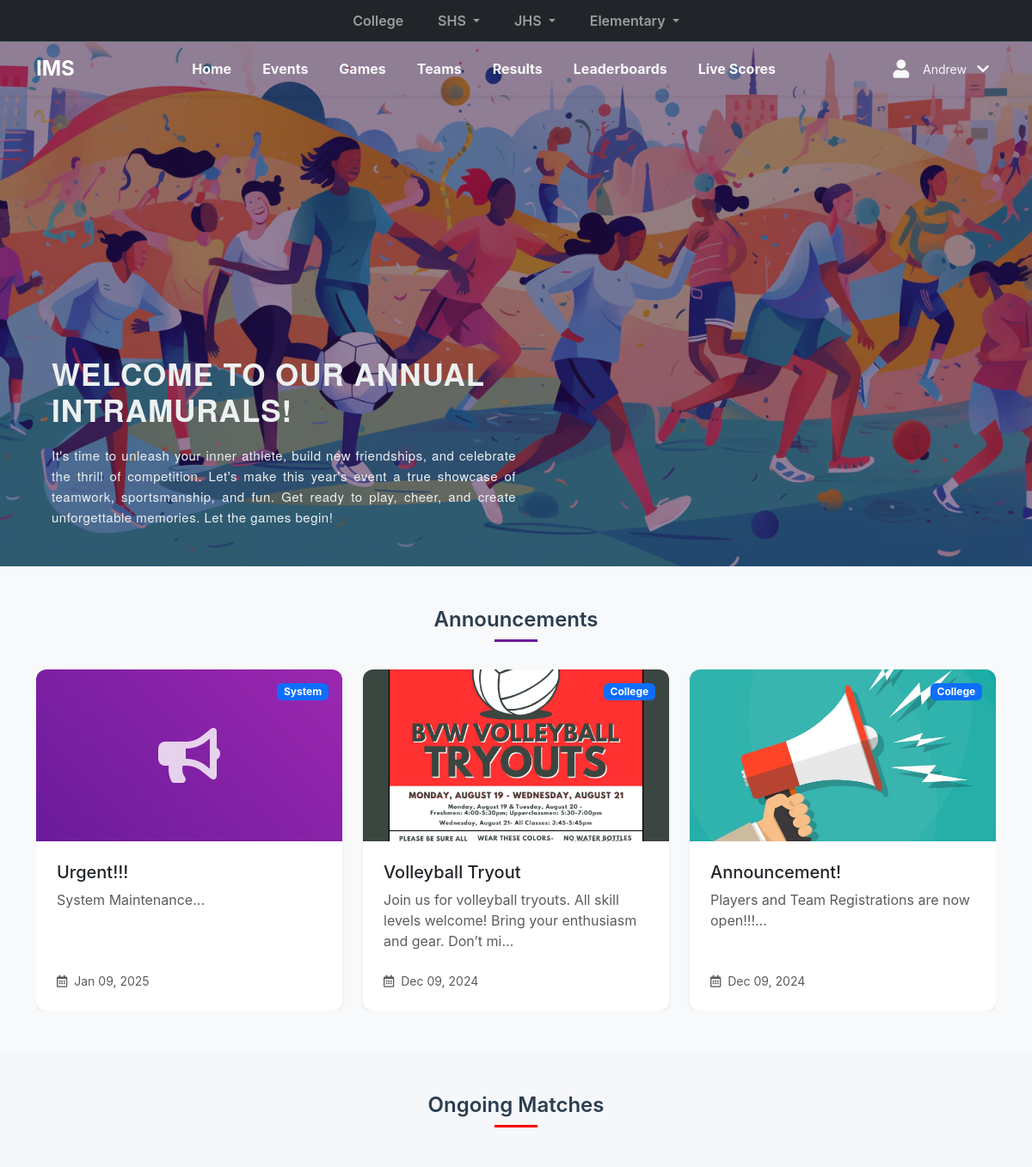
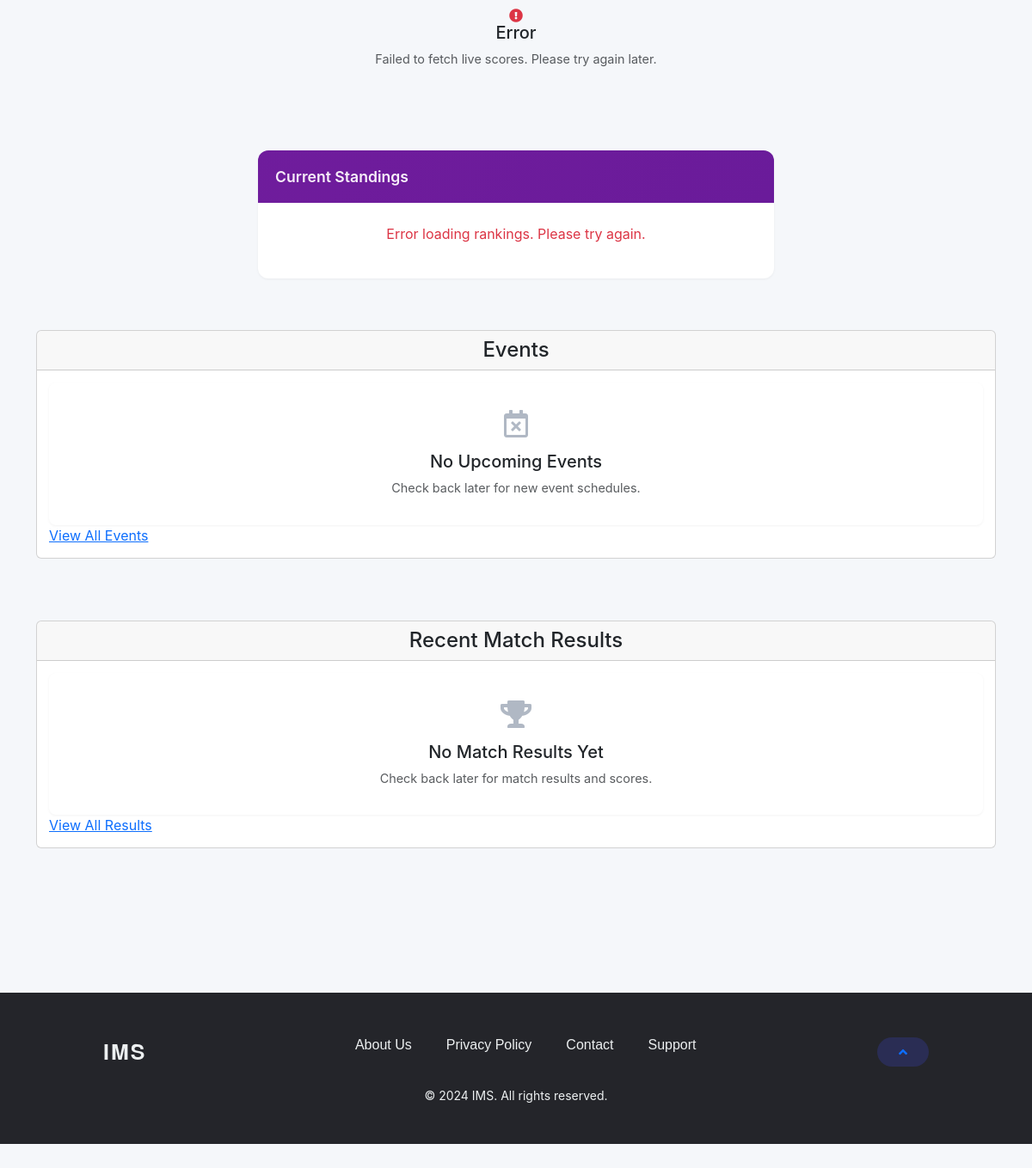
The page /home.php?id=38&school_id=8&department_id=1 (signed in) on the database its author committed (2 pictures, top to bottom).
### tables this page shows
CREATE TABLE `departments` (
  `id` int(11) NOT NULL,
  `department_name` enum('Elementary','JHS','SHS','College','System') NOT NULL,
  `school_id` int(11) DEFAULT NULL
);

CREATE TABLE `announcement` (
  `id` int(11) NOT NULL,
  `title` varchar(255) NOT NULL,
  `message` text NOT NULL,
  `image` varchar(255) DEFAULT NULL,
  `school_id` int(11) DEFAULT NULL,
  `department_id` int(11) NOT NULL,
  `created_at` datetime DEFAULT current_timestamp()
);

### home.php (the view, shortened to what the rows shown need)
<?php
include 'navbarhome.php';
?>
<!DOCTYPE html>
<head>
    <link href="https://cdn.jsdelivr.net/npm/bootstrap@5.3.3/dist/css/bootstrap.min.css" rel="stylesheet">
    <link href="home.css" rel="stylesheet">
    <link rel="stylesheet" href="https://cdnjs.cloudflare.com/ajax/libs/font-awesome/5.15.4/css/all.min.css">
</head>
<body>
    <section class="welcome-hero">
        <div class="hero-overlay">
            <div class="hero-content">
                <h1>Welcome to our Annual Intramurals!</h1>
            </div>
        </div>
    </section>
    <div class="announcement-section py-5 bg-light">
        <div class="container">
            <div id="announcementCarousel" class="carousel slide" data-bs-ride="carousel">
                <div class="carousel-inner">
                    <?php
                    $department_id = isset($_GET['department_id']) ? intval($_GET['department_id']) : 0;
                    $school_id = isset($_GET['school_id']) ? intval($_GET['school_id']) : 0;
                    $query_special = "SELECT a.id, a.title, a.message, a.image, a.created_at, d.department_name
                                  FROM announcement a
                                  LEFT JOIN departments d ON a.department_id = d.id
                                  WHERE a.department_id = 0 AND a.school_id = 0
                                  ORDER BY a.created_at DESC";
                    $query_filtered = "SELECT a.id, a.title, a.message, a.image, a.created_at, d.department_name
                                   FROM announcement a
                                   LEFT JOIN departments d ON a.department_id = d.id
                                   WHERE 1=1";
                    if ($department_id > 0) {
                        $query_filtered .= " AND a.department_id = ?";
                    }
                    if ($school_id > 0) {
                        $query_filtered .= " AND a.school_id = ?";
                    }
                    $query_filtered .= " ORDER BY a.created_at DESC";
                    $stmt_special = $conn->prepare($query_special);
                    if ($stmt_special->execute()) {
                        $special_results = $stmt_special->get_result();
                        $special_cards = [];
                        while ($row = $special_results->fetch_assoc()) {
                            $special_cards[] = $row;
                        }
                    } else {
                        echo '<div class="alert alert-danger">Error loading priority announcements</div>';
                    }
                    $stmt_filtered = $conn->prepare($query_filtered);
                    if ($department_id > 0 || $school_id > 0) {
                        $params = [];
                        $types = '';
                        if ($department_id > 0) {
                            $params[] = $department_id;
                            $types .= "i";
                        }
                        if ($school_id > 0) {
                            $params[] = $school_id;
                            $types .= "i";
                        }
                        $stmt_filtered->bind_param($types, ...$params);
                    }
                    if ($stmt_filtered->execute()) {
                        $filtered_results = $stmt_filtered->get_result();
                        $filtered_cards = [];
                        while ($row = $filtered_results->fetch_assoc()) {
                            $filtered_cards[] = $row;
                        }
                    } else {
                        echo '<div class="alert alert-danger">Error loading filtered announcements</div>';
                    }
                    $cards = array_merge($special_cards, $filtered_cards);
                    if (count($cards) > 0) {
                        $card_groups = array_chunk($cards, 3);
                        foreach ($card_groups as $index => $group) {
                            echo '<div class="carousel-item ' . ($index === 0 ? 'active' : '') . '">
                                <div class="row g-4">';
                            foreach ($group as $row) {
                                $date = new DateTime($row['created_at']);
                                $formatted_date = $date->format('M d, Y');
                                $has_image = !empty($row['image']) && file_exists('uploads/' . $row['image']);
                                echo '<div class="col-md-4">
                                    <a href="announcement_details.php?id=' . $row['id'] . '&school_id=' . $_GET['school_id'] . '&department_id=' . $_GET['department_id'] . '" class="text-decoration-none">
                                    <div class="announcement-card card h-100 shadow-sm hover-lift">
                                        <div class="position-relative">';
                                if ($has_image) {
                                    echo '<img src="uploads/' . htmlspecialchars($row['image']) . '"
                                           class="card-img-top"
                                           style="height: 200px; object-fit: cover;"
                                           alt="' . htmlspecialchars($row['title']) . '">';
                                } else {
                                    echo '<div class="default-announcement-image">
                                        <i class="fas fa-bullhorn"></i>
                                      </div>';
                                }
                                echo ($row['department_name'] ? '<span class="badge bg-primary position-absolute top-0 end-0 m-3">' . htmlspecialchars($row['department_name']) . '</span>' : '') . '
                                        </div>
                                        <div class="card-body p-4">
                                            <h5 class="card-title mb-2 text-truncate">' . htmlspecialchars($row['title']) . '</h5>
                                            <p class="card-text text-muted">' . htmlspecialchars(substr($row['message'], 0, 100)) . '...</p>
                                        </div>
                                        <div class="card-footer bg-transparent border-top-0 p-4 pt-0">
                                            <small class="text-muted">
                                                <i class="far fa-calendar-alt me-2"></i>' . $formatted_date . '
                                            </small>
                                        </div>
                                    </div>
                                    </a>
                                </div>';
                            }
                            echo '</div></div>';
                        }
                    }
                    ?>
                </div>
            </div>
        </div>
    </div>
</body>
</html>

### navbarhome.php (shortened to what the rows shown need)
<?php
$conn = con();
$school_id = isset($_GET['school_id']) ? (int)$_GET['school_id'] : 0;
$departments = [];
if ($school_id > 0) {
    $query = $conn->prepare("SELECT id, department_name FROM departments WHERE school_id = ?");
    $query->bind_param("i", $school_id);
    $query->execute();
    $result = $query->get_result();
    while ($row = $result->fetch_assoc()) {
        $departments[] = $row;
    }
}
?>
<nav class="navbar navbar-dark bg-dark py-1 fixed-top border-bottom border-secondary">
    <div class="container">
        <div class="w-100 justify-content-center" id="topNav">
            <ul class="navbar-nav d-flex flex-row flex-wrap gap-2 justify-content-center">
                <?php foreach ($departments as $department): ?>
                    <?php if ($department['department_name'] === 'College'): ?>
                        <li class="nav-item">
                            <a class="nav-link fw-semibold px-3 rounded-pill small <?php echo isset($active_department) && $active_department == $department['id'] ? 'active bg-primary' : ''; ?>"
                                href="#"
                                onclick="handleDepartmentClick(<?php echo $department['id']; ?>, '<?php echo $department['department_name']; ?>'); return false;">
                                <?php echo htmlspecialchars($department['department_name']); ?>
                            </a>
                        </li>
                    <?php else: ?>
                        <li class="nav-item dropdown">
                            <a class="nav-link dropdown-toggle fw-semibold px-3 rounded-pill small <?php echo isset($active_department) && $active_department == $department['id'] ? 'active bg-primary' : ''; ?>"
                                href="#"
                                id="navbarDropdown<?php echo $department['id']; ?>"
                                role="button"
                                data-bs-toggle="dropdown"
                                aria-expanded="false">
                                <?php echo htmlspecialchars($department['department_name']); ?>
                            </a>
                        </li>
                    <?php endif; ?>
                <?php endforeach; ?>
            </ul>
        </div>
    </div>
</nav>

### rows shown on the page
departments: department_name "College"
departments: department_name "SHS"
departments: department_name "JHS"
departments: department_name "Elementary"
announcement: department.department_name "System", title "Urgent!!!", message "System Maintenance", created_at "Jan 09, 2025"
announcement: image (picture), department.department_name "College", title "Volleyball Tryout", message "Join us for volleyball tryouts. All skill levels welcome! Bring your enthusiasm and gear. Don’t mi", created_at "Dec 09, 2024"
announcement: image (picture), department.department_name "College", title "Announcement!", message "Players and Team Registrations are now open!!!", created_at "Dec 09, 2024"

### other values the page prints
$_SESSION['firstname'] "Andrew"
